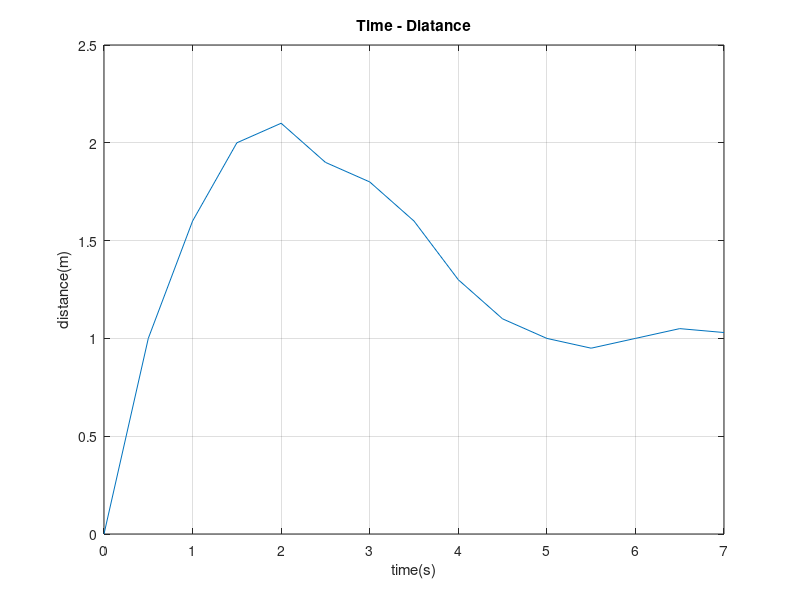

Reproduce this figure in MATLAB.
%%Name Surname: Serkan Burak Örs
%Istanbul Technical University
%Aeronautics and Astronautics Faculty - Astronautical Engineering
%E-mail: orss19@itu.edu.tr
%BIL 113E - Summer 2020 - CRN:30156
%Instructor: Dr. Mustafa Resa Becan
%Week 3 - Date: 26/08/2020
%%
t = 0:0.5:7; %time
d = [0 1 1.6 2 2.1 1.9 1.8 1.6 1.3 1.1 1 0.95 1 1.05 1.03]; % distance
plot(t,d);
xlabel('time(s)');
ylabel('distance(m)');
title('Time - Diatance');
grid on;